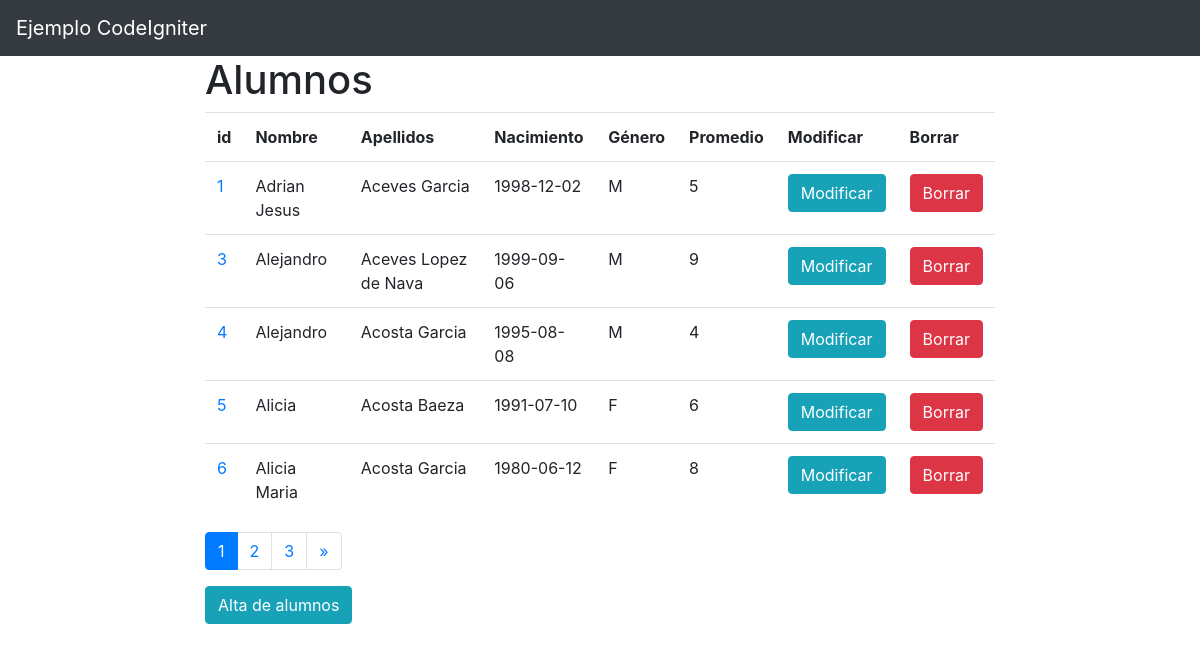
Page /index.php/cinicio/alumnos on the committed database.
### tables this page shows
CREATE TABLE IF NOT EXISTS `alumnos` (
  `id` int(11) NOT NULL AUTO_INCREMENT,
  `nombre` varchar(35) NOT NULL,
  `apellidos` varchar(35) DEFAULT NULL,
  `nacimiento` date DEFAULT NULL,
  `promedio` tinyint(4) DEFAULT NULL,
  `sexo` char(1) DEFAULT NULL,
  PRIMARY KEY (`id`),
  UNIQUE KEY `idx_nombreApellidoFecha` (`nombre`,`apellidos`,`nacimiento`),
  KEY `nombre` (`nombre`(10),`apellidos`(20))
);

### index.php (called while the page is built, shortened)
<?php
require_once BASEPATH.'core/CodeIgniter.php';

### application/models/Minicio.php (called while the page is built, shortened)
<?php
class Minicio extends CI_Model
{
	function getAlumnos($ini, $num){
		return $this->db->get("alumnos",$num,$ini);
	}
}
?>

### application/views/alumnos.php (the view)
<h1>Alumnos</h1>
<?php
    echo "<table class='table'>";
    echo "<tr><th>id</th><th>Nombre</th><th>Apellidos</th><th>Nacimiento</th><th>Género</th><th>Promedio</th><th>Modificar</th><th>Borrar</th></tr>";
    foreach ($alumnos->result() as $alumno) {
      echo "<tr>";
      echo "<td><a href='";
      echo site_url('cinicio/alumnoDetalle/'.$alumno->id);
      echo "'>".$alumno->id."</a></td>";
      echo "<td>".$alumno->nombre."</td>";
      echo "<td>".$alumno->apellidos."</td>";
      echo "<td>".$alumno->nacimiento."</td>";
      echo "<td>".$alumno->sexo."</td>";
      echo "<td>".$alumno->promedio."</td>";
      echo "<td><a href='";
      echo site_url('cinicio/alumnoModificar/'.$alumno->id);
      echo "' class='btn btn-info'>Modificar</a></td>";
      echo "<td><a href='";
      echo site_url('cinicio/alumnoBorrar/'.$alumno->id);
      echo "' class='btn btn-danger'>Borrar</a></td>";
      echo "</tr>";
    }
    echo "</table>";
    echo $this->pagination->create_links();
    ?>
    <a href="<?php echo site_url('cinicio/alumnoAlta'); ?>" class="btn btn-info">Alta de alumnos</a>

### application/controllers/Cinicio.php (shortened to what this page needs)
<?php
class Cinicio extends CI_Controller {
	public function __construct()
	{
		$this->load->library("form_validation");
	}
	public function alumnos($pag=0)
	{
		$this->load->model("Minicio");
		$num = 5;
		$alumnos = $this->Minicio->getAlumnos($pag,$num);
		$this->load->library('pagination');
		$config['full_tag_open'] = '<ul class="pagination">';
		$config['full_tag_close'] = '</ul>';
		$config['next_tag_open'] = '<li class="page-item">';
		$config['next_tag_close'] = '</li>';
		$config['cur_tag_open'] = '<li class="page-item active"><a href="#" class="page-link">';
		$config['cur_tag_close'] = '<span class="sr-only">(current)</span></a></li>';
		$config['num_tag_open'] = '<li class="page-item">';
		$config['num_tag_close'] = '</li>';
		$data["alumnos"] = $alumnos;
		$this->load->view("encabezado",array("titulo"=>"Alumnos"));
		$this->load->view("alumnos", $data);
		$this->load->view("piepagina");
	}
}

### application/views/encabezado.php (shortened to what this page needs)
?><!DOCTYPE html>
<html lang="en">
<head>
<link rel="stylesheet" href="https://stackpath.bootstrapcdn.com/bootstrap/4.3.1/css/bootstrap.min.css">
</head>
<body>
  <nav class="navbar navbar-expand-sm bg-dark navbar-dark">
    <a href='' class='navbar-brand'>Ejemplo CodeIgniter</a>
  </nav>
  <div class="cointaner-fluid">
    <div class="row content">
      <div class="col-sm-2"></div>
      <div class="col-sm-8">

### application/views/piepagina.php
</div>
<div class="col-sm-2"></div>
</div>
</div>
</body>
</html>

### rows in the picture
alumnos: id "1", nombre "Adrian Jesus", apellidos "Aceves Garcia", nacimiento "1998-12-02", sexo "M", promedio "5"
alumnos: id "3", nombre "Alejandro", apellidos "Aceves Lopez de Nava", nacimiento "1999-09-06", sexo "M", promedio "9"
alumnos: id "4", nombre "Alejandro", apellidos "Acosta Garcia", nacimiento "1995-08-08", sexo "M", promedio "4"
alumnos: id "5", nombre "Alicia", apellidos "Acosta Baeza", nacimiento "1991-07-10", sexo "F", promedio "6"
alumnos: id "6", nombre "Alicia Maria", apellidos "Acosta Garcia", nacimiento "1980-06-12", sexo "F", promedio "8"

### other values in the picture
$this->pagination->create_links() "1 2 3 »"
